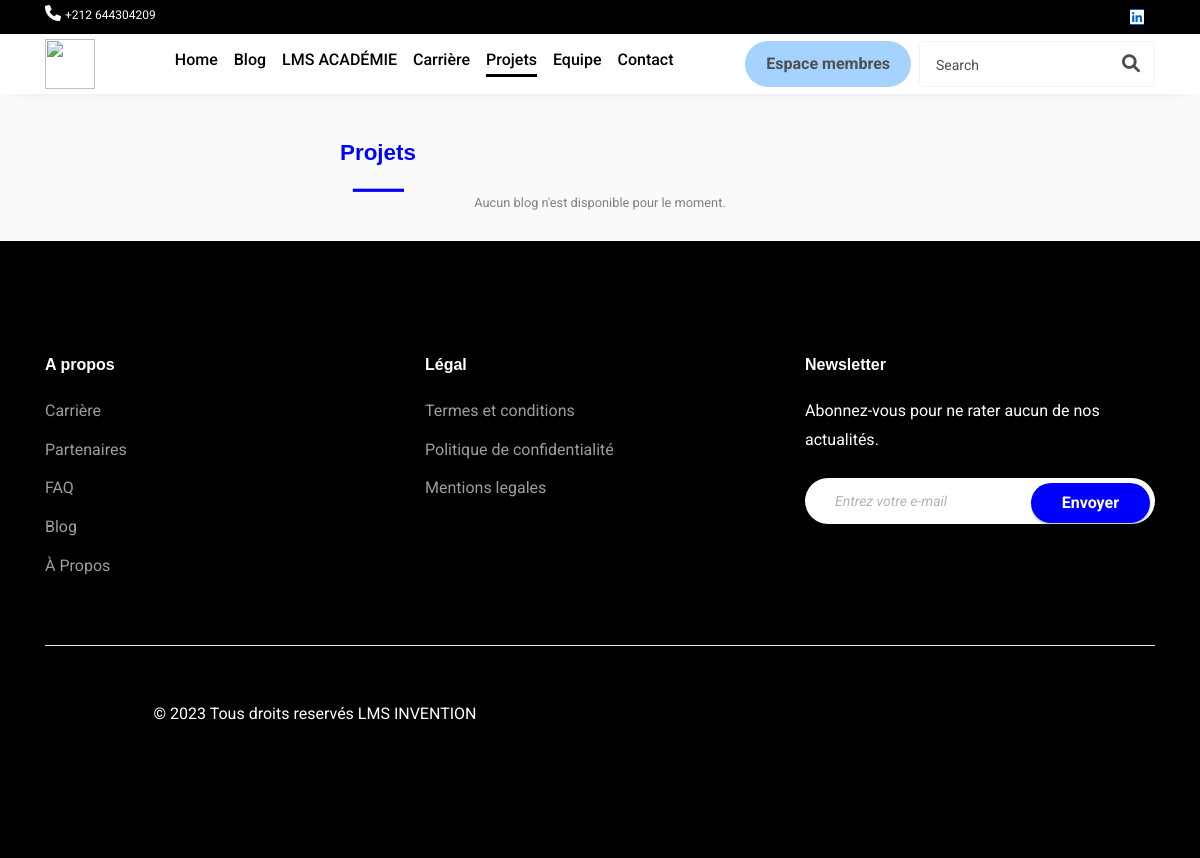
The page /projet on the database as committed earlier.
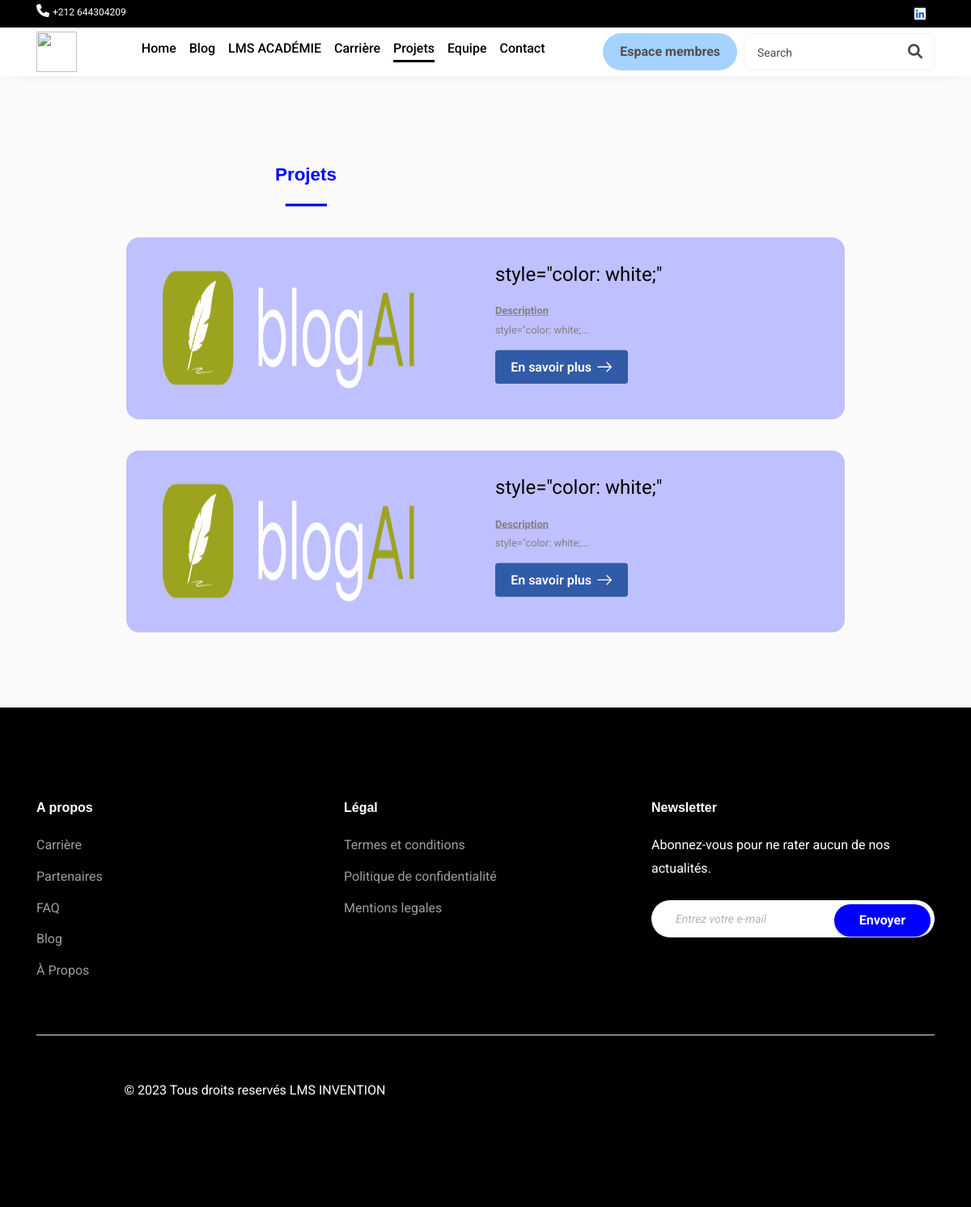
The same page on the database as committed later.
### models/models.py (models this page shows)
class Projet(db.Model):
    id = db.Column(db.Integer, primary_key=True)
    titre = db.Column(db.String)
    description = db.Column(db.String)
    imagePath = db.Column(db.String)

### routes/user.py (the view)
@app.route('/projet')
def projet():
    projets = Projet.query.order_by(Projet.id.desc()).all()
    return render_template('projet.html', projets=projets)

### templates/projet.html (shortened to what this page needs)
<!DOCTYPE html>
<html lang="en">
<head>
    <link rel="stylesheet" href="https://cdnjs.cloudflare.com/ajax/libs/font-awesome/6.0.0-beta3/css/all.min.css">
    <link href="https://cdn.jsdelivr.net/npm/bootstrap@5.3.0/dist/css/bootstrap.min.css" rel="stylesheet">
    <link href="https://cdn.jsdelivr.net/npm/tailwindcss@2.2.19/dist/tailwind.min.css" rel="stylesheet">
</head>
<body>
    {% with currentPage='projet' %}
        {% include 'navbar.html' %}
    {% endwith %}
    <div class="container" style="transform: scale(0.8);">
        <div class="w-2/4">
            <div class="text-center mt-8">
                <h2 class="font-extrabold relative mb-4" style="font-size: 28px; color: blue;">Projets</h2>
                <div class="w-16 h-1 bg-blue-900 mx-auto" style="background-color: blue;"></div>
            </div>
        </div>
        {% if projets %}
            {% for proj in projets %}
                <section class="w-full background-section1 flex my-12" style="background-color: rgb(191, 192, 255); padding: 30px; border-radius: 20px; margin-bottom: 20px;">
                    <div class="container">
                        <div class="row">
                            <div class="col-md-6">
                                <img src="{{ proj.imagePath }}" alt="ship" style="width: 400px; height: 221px; border-radius: 50px;">
                            </div>
                            <div class="col-md-6">
                                <p class="text-black" style="font-size: 30px;">
                                    {{ proj.titre }}
                                </p>
                                <p class="">
                                    <strong style="text-decoration: underline;">Description</strong><br>
                                    {% if proj.description|length > 20 %}
                                        {{ proj.description[:20] }}...
                                    {% else %}
                                        {{ proj.description }}
                                    {% endif %}
                                </p>
                                <div class="flex justify-between items-center">
                                    <a href="/details_projet/{{ proj.id }}" class="flex items-center text-white font-semibold px-4 py-2 rounded-lg" style="background-color: #315BA6; font-size: 20px;">
                                        En savoir plus
                                        <div class="flex items-center ml-2">
                                            <svg class="w-6 h-6 text-white-800 dark:text-white" aria-hidden="true" xmlns="http://www.w3.org/2000/svg" fill="none" viewBox="0 0 14 10">
                                                <path stroke="currentColor" stroke-linecap="round" stroke-linejoin="round" stroke-width="1" d="M1 5h12m0 0L9 1m4 4L9 9"/>
                                            </svg>
                                        </div>
                                    </a>
                                </div>
                            </div>
                        </div>
                    </div>
                </section>
            {% endfor %}
        {% else %}
            <p style="text-align: center;">Aucun blog n'est disponible pour le moment.</p>
        {% endif %}
    </div>
    {% include 'footer.html' %}
</body>
</html>

### templates/navbar.html (shortened to what this page needs)
<link rel="stylesheet" href="https://cdnjs.cloudflare.com/ajax/libs/font-awesome/6.0.0-beta3/css/all.min.css">
    <link href="https://cdn.jsdelivr.net/npm/bootstrap@5.3.0/dist/css/bootstrap.min.css" rel="stylesheet">
    <link href="https://cdn.jsdelivr.net/npm/tailwindcss@2.2.19/dist/tailwind.min.css" rel="stylesheet">
    <link href="https://cdn.jsdelivr.net/npm/bootstrap@5.3.0/dist/css/bootstrap.min.css" rel="stylesheet">
    <link
    rel="stylesheet"
    href="https://pro.fontawesome.com/releases/v5.10.0/css/all.css"
  />
  <link rel="stylesheet" href="https://cdnjs.cloudflare.com/ajax/libs/animate.css/4.1.1/animate.min.css">
            <section class="section">
                <div class="wrap" style="background-color: #000000;">
                <div class="container">
                <div class="row justify-content-between">
                <div class="col">
                <p class="mb-0 phone"><span class="fa fa-phone" style="color: #ffffff;"></span> <a href="#">+212 644304209</a></p>
                </div>
                <div class="col d-flex justify-content-end">
                <div class="social-media">
                <p class="mb-0 d-flex">
                <a href="https://www.linkedin.com/company/lms-invention/" class="d-flex align-items-center justify-content-center" style="background-color: #000000;"><span class="fab fa-linkedin" style="background-color: #0062cc;" ><i class="sr-only">Linkedin</i></span></a>
                </p>
                </div>
                </div>
                </div>
                </div>
                </div>
                <nav class="navbar navbar-expand-lg navbar-dark ftco_navbar bg-dark ftco-navbar-light" id="ftco-navbar">
                <div class="container">
                <a class="navbar-brand" href="/"><img style="height: 50px;width: 50px;"  src="/static/assets/images/lms-logo-removebg-preview.png" alt=""/></a>
                <form action="#" class="searchform order-sm-start order-lg-last">
                <div class="form-group d-flex">
                <input type="text" class="form-control pl-3" placeholder="Search">
                <button type="submit" placeholder="" class="form-control search"><span class="fa fa-search"></span></button>
                </div>
                </form>
                <div class="collapse navbar-collapse" id="ftco-nav">
                <ul class="navbar-nav m-auto">
                  <li class="{{ 'active' if currentPage == 'home' else '' }}"><a href="/" class="mx-2 font-medium hover:text-gray-900 text-center">Home</a></li>
                  <li class="{{ 'active' if currentPage == 'blog' else '' }}"><a href="/actualites" class="mx-2 font-medium hover:text-gray-900 text-center">Blog</a></li>
                  <li class="{{ 'active' if currentPage == 'academy' else '' }}"><a href="/evenement" class="mx-2 font-medium hover:text-gray-900 text-center">LMS ACADÉMIE</a></li>
                  <li class="{{ 'active' if currentPage == 'carriere' else '' }}"><a href="/opportunite" class="mx-2 font-medium hover:text-gray-900 text-center">Carrière</a></li>
                  <li class="{{ 'active' if currentPage == 'projet' else '' }}"><a href="/projet" class="mx-2 font-medium hover:text-gray-900 text-center">Projets</a></li>
                  <li class="{{ 'active' if currentPage == 'equipe' else '' }}"><a href="/team" class="mx-2 font-medium hover:text-gray-900 text-center">Equipe</a></li>
                  <li class="mb-2 {{ 'active' if currentPage == 'contact' else '' }}"><a href="/contacte" class="mx-2 font-medium hover:text-gray-900 text-center mb-5">Contact</a></li>
                </ul>
                <li class="list-unstyled">
                  <a href="/log" class="ml-2 btn btn mx-2 " style="background-color: rgb(165, 210, 255); color: rgb(79, 79, 79); text-align: center; width: fit-content; margin-top: 0px; border-radius: 50px; opacity: 1; padding: 10px 20px; font-size: 16px; font-weight: bold; text-decoration: none;">
                      Espace membres
                  </a>
              </li>
                </div>
                </div>
                </nav>
                </section>

### templates/footer.html (shortened to what this page needs)
<link rel="stylesheet" href="https://cdnjs.cloudflare.com/ajax/libs/font-awesome/6.0.0-beta3/css/all.min.css">
<footer class="footer-39201 animate-element" data-animation="fadeInUp" style="background-color: #000000;color: #ffffff;">
    <div class="container">
    <div class="row">
    <div class="col-md mb-4 mb-md-0 animate-element" data-animation="fadeInUp" style="animation-duration: 0.3s;">
    <h3  style="color: white;">A propos</h3>
    <ul class="list-unstyled nav-links">
        <li><a href="/opportunite" class="hover:text-gray-300 transition-colors duration-300 ease-in-out">Carrière</a></li>
        <li><a href="/partenaires" class="hover:text-gray-300 transition-colors duration-300 ease-in-out">Partenaires</a></li>
        <li><a href="/faq" class="hover:text-gray-300 transition-colors duration-300 ease-in-out">FAQ</a></li>
        <li><a href="/actualites" class="hover:text-gray-300 transition-colors duration-300 ease-in-out">Blog</a></li>
        <li><a href="/quisommesnous" class="hover:text-gray-300 transition-colors duration-300 ease-in-out">À Propos</a></li>
    </ul>
    </div>
    <div class="col-md mb-4 mb-md-0 animate-element" data-animation="fadeInUp" style="animation-duration: 1.3s;">
    <h3 style="color: white;">Légal</h3>
    <ul class="list-unstyled nav-links">
    <li><a href="/term" class="hover:text-gray-300 transition-colors duration-300 ease-in-out text-[grey]">Termes et conditions</a></li>
    <li><a href="/politique_confidentialite">Politique de confidentialité</a></li>
    <li><a href="/mentions_legales">Mentions legales</a></li>
    </ul>
    </div>
    <div class="col-md-4 mb-4 mb-md-0 animate-element" data-animation="fadeInUp" style="animation-duration: 0.6s;">
    <h3 style="color: white;">Newsletter</h3>
    <p class="mb-4">Abonnez-vous pour ne rater aucun de nos actualités.</p>
    <form action="/newsletter" method="post" class="subscribe">
    <input type="text" class="form-control" name="email" placeholder="Entrez votre e-mail">
    <input type="submit" class="btn btn-submit" style="background-color: blue;" value="Envoyer">
    </form>
    </div>
    </div>
    <div class="row align-items-center">
    <div class="col-12">
    <div class="border-top my-5"></div>
    </div>
    <div class="col-md-6" style="text-align: center;">
    <p style="text-align: center;font-size: 20px;"><small>© 2023 Tous droits reservés LMS INVENTION</small></p>
    </div>
    <div class="col-md-6 text-md-right animate-element" data-animation="fadeInUp" style="animation-duration: 0.8s;">
    <ul class="social list-unstyled">
    <li><a href="#"></a></li>
    <li><a href="#"></a></li>
    <li><a href="#"></a></li>
    <li><a href="#"></a></li>
    <li><a href="#"></a></li>
    </ul>
    </div>
    </div>
    </div>
    </footer>

### templates/footer.html (style rules this page uses)
body { font-family: "Roboto", -apple-system, BlinkMacSystemFont, "Segoe UI", Roboto, "Helvetica Neue", Arial, "Noto Sans", sans-serif, "Apple Color Emoji", "Segoe UI Emoji", "Segoe UI Symbol", "Noto Color Emoji"; }
.footer-39201 { padding: 7rem 0; color: #9d9d9d; }
.footer-39201 .subscribe { position: relative; }
.footer-39201 .subscribe .form-control { background-color: #e6e6e6; -webkit-box-shadow: none; box-shadow: none; border-radius: 30px; height: 50px; padding-left: 30px; padding-right: 130px; border: none; }
.footer-39201 .subscribe .btn-submit { background: #614ad3; height: 40px; border-radius: 30px; padding-left: 30px; padding-right: 30px; color: #fff; font-weight: bold; position: absolute; top: 5px; right: 5px; -webkit-box-shadow: 0 2px 2px 0 rgba(0, 0, 0, 0.2); box-shadow: 0 2px 2px 0 rgba(0, 0, 0, 0.2); }
.footer-39201 h3 { font-size: 16px; font-weight: 900; margin-bottom: 20px; }
.footer-39201 .nav-links li { display: block; margin-bottom: 10px; }
.footer-39201 .nav-links li a { color: #9d9d9d; }
.footer-39201 .social li { display: inline-block; }
.footer-39201 .social li a { display: inline-block; padding: 10px; color: #9d9d9d; }

Rows that differ between the two databases and show on the page:
added Projet: imagePath (picture), titre "style=\"color: white;\"", description "style=\"color: white;"
added Projet: imagePath (picture), titre "style=\"color: white;\"", description "style=\"color: white;"
Other text that changed with them:
text no longer shown: "Aucun blog n'est disponible pour le moment."
